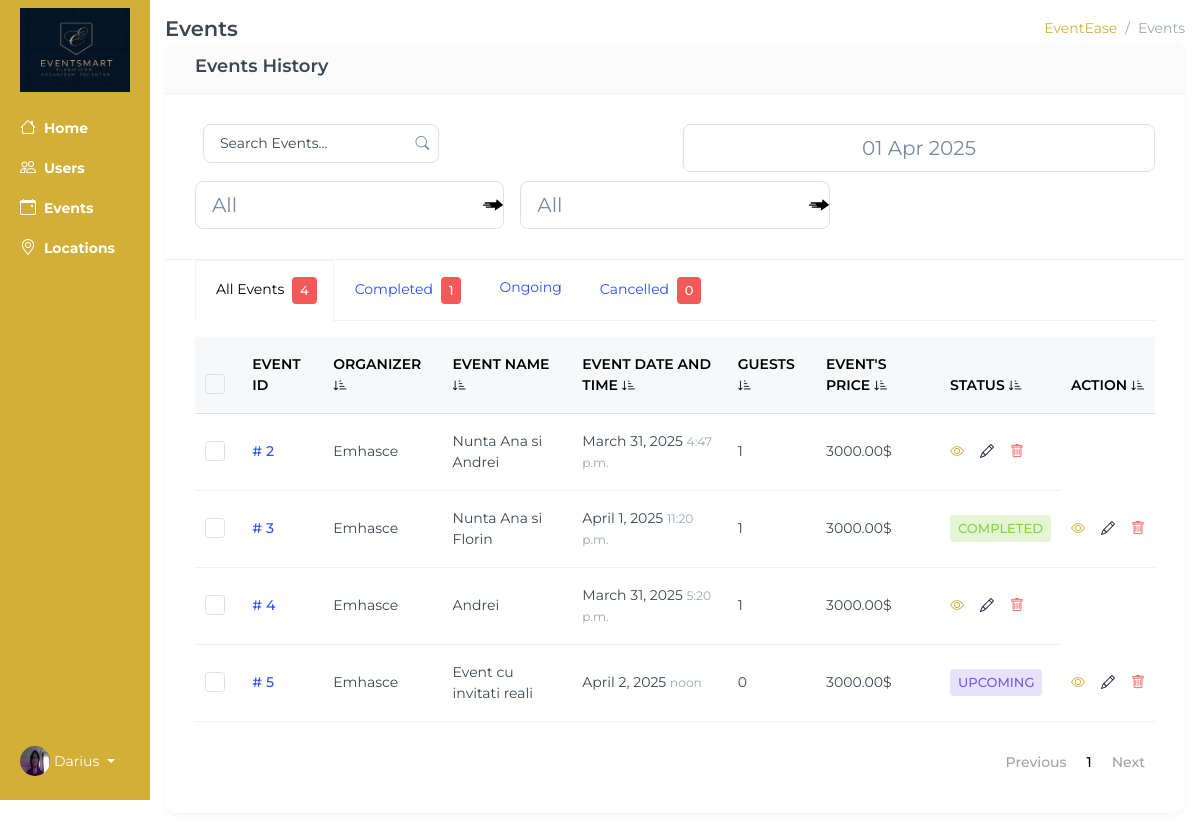
The app's page /admin-events (signed in), older data.
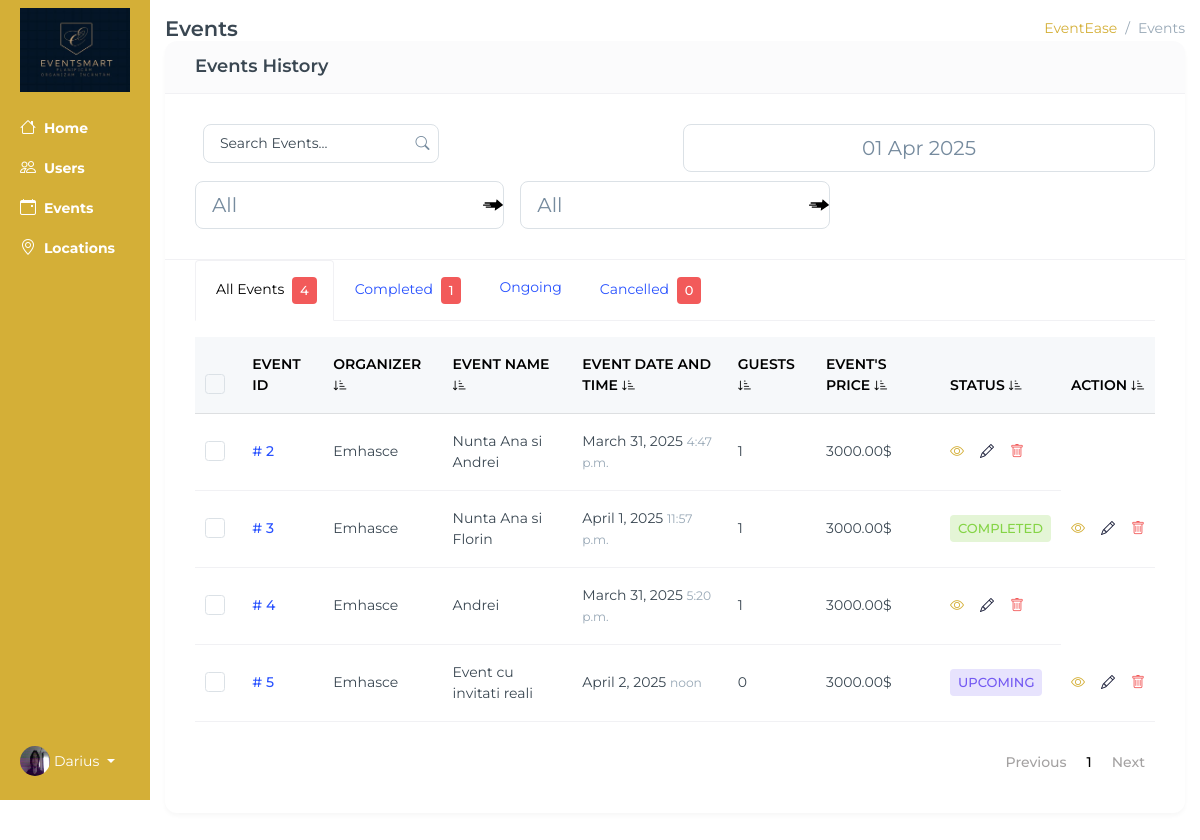
The same page, newer data.
### base/models.py (models this page shows, shortened)
class Location(models.Model):
    owner = models.ForeignKey(User, on_delete=models.SET_NULL, null=True)
    name = models.CharField(max_length=100)
    description = models.TextField(null=True, blank=True)
    gallery = models.ImageField(upload_to='images/', null=True, blank=True)
    location = models.TextField(max_length=30)
    types = models.ManyToManyField(Type, blank=True)
    seats_numbers = models.IntegerField(null=True, blank=True)
    created_at = models.DateTimeField(auto_now_add=True)
    cost = models.DecimalField(max_digits=12, decimal_places=2,default=3000)
    number = models.CharField(max_length=20, default="+(40) 74 83 64 823")
    def __str__(self):
        return self.name

class Event(models.Model):
    location = models.ForeignKey(Location, on_delete=models.SET_NULL, null=True, blank=True)
    event_name = models.CharField(max_length=100)
    event_date = models.DateField()
    event_time = models.TimeField()
    event_description = models.TextField(null=True, blank=True)
    created_at = models.DateTimeField(auto_now_add=True)
    guests = models.ManyToManyField(Guests, related_name='events', blank=True)
    completed = models.BooleanField(default=False)
    types = models.ManyToManyField(Type, blank=True)
    cost = models.DecimalField(max_digits=10, decimal_places=2, default=3000)
    updated_at = models.DateTimeField(auto_now=True)
    is_canceled = models.BooleanField(default=False)
    organized_by = models.ForeignKey(
        User,
        on_delete=models.CASCADE,
        related_name="organized_events",
        blank=True,
        null=True
    )

### base/views.py (the view)
@login_required(login_url='login')
def admin_events(request):
    if not request.user.is_superuser:
        return HttpResponseForbidden("You do not have permission to access this page.")
    events = Event.objects.all()
    users = User.objects.filter(is_superuser=False).exclude(username="defaultuser")
    types = Type.objects.all()
    types_with_event_count = []
    for type in types:
        event_count = Event.objects.filter(types=type).count()
        types_with_event_count.append({'type': type.name, 'count': event_count})
    events_count = events.count()
    detailed_events = []
    today = datetime.today()
    for event in events:
        guest_count = event.guests.count()
        event_types = [type.name for type in event.types.all()]
        detailed_events.append({
            'id':event.id,
            'cost':event.cost,
            'name': event.event_name,
            'location': event.location,
            'event_date': event.event_date,
            'event_time': event.event_time,
            'completed': event.completed,
            'cancelled': event.is_canceled,
            'types': event_types,
            'guest_count': guest_count,
            'organized_by':event.organized_by
        })
    detailed_incompleted_events = []
    finished_count = 0
    cancelled_count = 0
    for item in detailed_events:
        if item['completed'] == True:
            finished_count += 1
        elif item['cancelled'] == True:
            cancelled_count += 1
            detailed_incompleted_events.append(item)
    today_date = today.date()
    today_time = today.strftime("%H:%M:%S")
    context = {
        'cancelled_count':cancelled_count,
        'today_date':today_date,
        'today_time':today_time,
        'finished_count':finished_count,
        'detailed_incompleted_events':detailed_incompleted_events,
        'detailed_events': detailed_events,
        'events_count': events_count,
        'types_with_event_count': types_with_event_count,
        'events': events,
        'users': users
    }
    return render(request, 'base/admin-events.html', context)

### base/context_processors.py (called while the page is built)
def media_url(request):
    return {
        'MEDIA_URL': settings.MEDIA_URL
    }

### base/templates/base/admin-events.html (shortened to what the changed rows need)
{% extends 'main.html' %}
{% block content %}
<div class="container-fluid">
    <div class="row flex-nowrap">
        <div class="col py-3 events">
            <div class="row">
                <div class="col-lg-12">
                    <div class="card" id="orderList">
                        <div class="card-body pt-0">
                            <div>
                                <div class="table-responsive table-card mb-1">
                                    <div id="home1" class="tab-pane fade show active">
                                        <table class="table table-nowrap align-middle" id="orderTable">
                                            <thead class="text-muted table-light">
                                                <tr class="text-uppercase">
                                                    <th scope="col" style="width: 25px;">
                                                        <div class="form-check">
                                                            <input class="form-check-input" type="checkbox" id="checkAll" value="option">
                                                        </div>
                                                    </th>
                                                    <th class="sort" data-sort="id">Event ID </th>
<th class="sort" data-sort="event_organizer">Organizer <i class="bi bi-sort-down-alt"></i></th>
<th class="sort asc" data-sort="event_name">Event Name <i class="bi bi-sort-down-alt"></i></th>
<th class="sort" data-sort="date">Event Date and Time <i class="bi bi-sort-down-alt"></i></th>
<th class="sort" data-sort="amount">Guests <i class="bi bi-sort-down-alt"></i></th>
<th class="sort" data-sort="payment">Event's Price <i class="bi bi-sort-down-alt"></i></th>
<th class="sort" data-sort="status">Status <i class="bi bi-sort-down-alt"></i></th>
<th class="sort" data-sort="city">Action <i class="bi bi-sort-down-alt"></i></th>
                                                </tr>
                                            </thead>
                                            <tbody class="list form-check-all">
                                                {% for item in detailed_events %}
                                                        <tr>
                                                            <th scope="row">
                                                                <div class="form-check">
                                                                    <input class="form-check-input" type="checkbox" name="checkAll" value="option{{ forloop.counter0 }}">
                                                                </div>
                                                            </th>
                                                            <td class="id"><a href="{% url 'admin-view-event' item.name %}" class="fw-medium link-primary"> # {{ item.id }} </a></td>
                                                            <td class="event_organizer"> {{ item.organized_by }} </td>
                                                            <td class="event_name"> {{ item.name }} </td>
                                                            <td class="event_date"> {{ item.event_date }} <small class="text-muted"> {{ item.event_time }} </small></td>
                                                            <td class="amount"> {{ item.guest_count }} </td>
                                                            <td class="payment"> {{ item.cost }}$ </td>
                                                            {% if item.cancelled %}
    <td class="status"><span class="badge bg-danger-subtle text-danger text-uppercase">Cancelled</span></td>
{% elif item.event_date > today_date%}
    <td class="status"><span class="badge bg-info-subtle text-info text-uppercase">Upcoming</span></td>
{% elif item.completed %}
    <td class="status"><span class="badge bg-success-subtle text-success text-uppercase">Completed</span></td>
{% elif item.event_date == today_date and item.event_time > today_time %}
    <td class="status"><span class="badge bg-success-subtle text-success text-uppercase">Ongoing</span></td>
{% endif %}
                                                            <td>
                                                                <ul class="list-inline hstack gap-2 mb-0">
                                                                    <li class="list-inline-item" data-bs-toggle="tooltip" data-bs-trigger="hover" data-bs-placement="top" title="View">
                                                                        <a href="{% url 'admin-view-event' item.name %}" class="text-primary d-inline-block">
                                                                            <i style="color:#D4AF37;" class="bi bi-eye fs-16"></i>
                                                                        </a>
                                                                    </li>
                                                                    <li class="list-inline-item edit" data-bs-toggle="tooltip" data-bs-trigger="hover" data-bs-placement="top" title="Edit">
                                                                        <a href="#showModal" data-bs-toggle="modal" class="text-primary d-inline-block edit-item-btn" data-id="{{ item.id }}, {{ item.cost }}, {{ item.name }}, {{ item.organized_by }}, {{ item.location }}, {{ item.event_date }}">
                                                                            <i style="color:rgb(20, 24, 52);" class="bi bi-pencil fs-16"></i>
                                                                        </a>
                                                                    </li>
                                                                    <li class="list-inline-item" data-bs-toggle="tooltip" data-bs-trigger="hover" data-bs-placement="top" title="Remove">
                                                                        <a class="text-danger d-inline-block remove-item-btn" data-bs-toggle="modal" href="#deleteOrder">
                                                                            <i class="bi bi-trash fs-16"></i>
                                                                        </a>
                                                                    </li>
                                                                </ul>
                                                            </td>
                                                        </tr>
                                                {% endfor %}
                                            </tbody>
                                        </table>
                                    </div>
                                </div>
                            </div>
                        </div>
                    </div>
                </div>
            </div>
        </div>
    </div>
</div>
{% endblock content %}

Row changes from the older to the newer data that the page shows:
changed through a linked row, Location "Emhasce": event_time "11:20 p.m." → "11:57 p.m."
